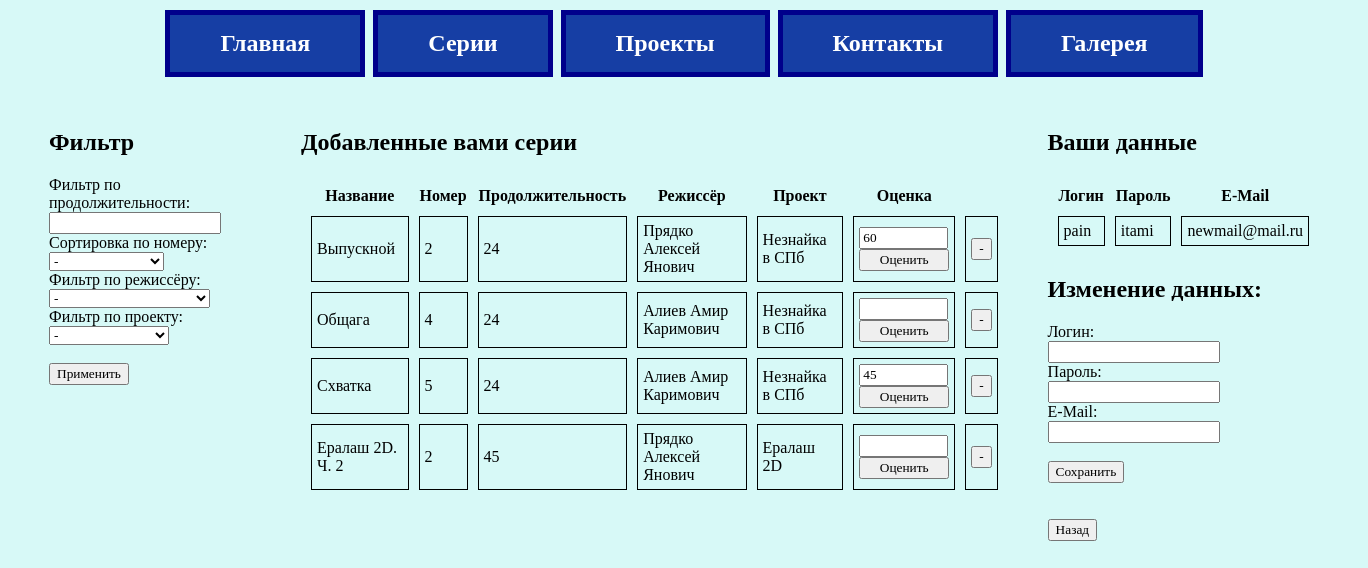
Page /lk.php (signed in) on the committed database.
### tables this page shows
CREATE TABLE `series` (
  `id` int(4) NOT NULL,
  `name` varchar(60) NOT NULL,
  `num` int(3) NOT NULL,
  `duration` int(3) NOT NULL,
  `emp_id` int(4) NOT NULL,
  `project_id` int(4) NOT NULL
);

CREATE TABLE `employees` (
  `id` int(7) NOT NULL,
  `name` varchar(60) NOT NULL,
  `position` varchar(60) NOT NULL,
  `login` varchar(60) NOT NULL,
  `pass` varchar(60) NOT NULL
);

CREATE TABLE `projects` (
  `id` int(4) NOT NULL,
  `name` varchar(60) NOT NULL,
  `genre` varchar(60) NOT NULL,
  `age_limit` varchar(20) NOT NULL,
  `emp_id` int(4) NOT NULL,
  `sponsor_id` int(4) NOT NULL
);

CREATE TABLE `busket` (
  `id` int(6) NOT NULL,
  `id_ser` int(4) NOT NULL,
  `id_user` int(4) NOT NULL,
  `mark` int(3) DEFAULT NULL
);

CREATE TABLE `users` (
  `id` int(7) NOT NULL,
  `email` varchar(60) NOT NULL,
  `login` varchar(60) NOT NULL,
  `pass` varchar(60) NOT NULL
);

### lk.php (the view, shortened to what this page needs)
<!DOCTYPE html>
<html>
<head>
    <link rel="stylesheet" href="style1.css">
    <link rel="stylesheet" href="style2.css">
</head>
<body bgcolor="D7F9F7">
    <div class="page">
        <div class="block0">
            <ul class="nav">
                <li><a class="buttons" href="index.php">Главная</a></li>
                <li><a class="buttons" href="series.php">Серии</font></a></li>
                <li><a class="buttons" href="projects.php">Проекты</font></a></li>
                <li><a class="buttons" href="ref.php">Контакты</font></a></li>
                <li><a class="buttons" href="sponsors.php">Галерея</font></a></li>
            </ul>
        </div>
        <div class="container">
            <div class="block1" <?php session_start(); if ($_SESSION['user'] == "in"){
                } ?>>
                <h2>Фильтр</h2>
                <form method="GET" action="">
                    <label>Фильтр по продолжительности:</label>
                    <input type="text" name="duration" value="<?php echo isset($_GET['duration']) ? $_GET['duration'] : ''; ?>" />
                    <br>
                    <label>Сортировка по номеру:</label>
                    <select name="sort">
                        <option value="no"<?php if(isset($_GET['sort']) && $_GET['sort'] == 'no') { echo ' selected="selected"'; } ?>>-</option>
                    </select>
                    <br>
                    <?php
                    echo '<label>Фильтр по режиссёру:</label><br>';
                    echo '<select name="rez" id="rez" size="1">';
                    echo '<option value = "no">-</option>';
                    echo '</select>';
                    echo '<br>';
                    echo '<label>Фильтр по проекту:</label><br>';
                    echo '<select name="pro" id="pro" size="1">';
                    echo '<option value = "no">-</option>';
                    echo '</select>';
                    echo '<br><br>';
                    ?>
                    <input type="submit" value="Применить" />
                </form>
            </div>
            <div class="block2">
            <h2>Добавленные вами серии</h2>
                    <?php
                include 'db.php';
                $impid= $_SESSION['id_user'];
                $query = "SELECT * FROM series WHERE id IN (SELECT id_ser FROM busket WHERE id_user = $impid)";
                $result = mysqli_query($conn, $query);
                echo '<table>';
                echo '<tr><th>Название</th><th>Номер</th><th>Продолжительность</th><th>Режиссёр</th><th>Проект</th><th>Оценка</th></tr>';
                while ($row = mysqli_fetch_array($result)) {
                    echo '<tr>';
                    echo '<td>' . $row['name'] . '</td>';
                    echo '<td>' . $row['num'] . '</td>';
                    echo '<td>' . $row['duration'] . '</td>';
                    $sql4 = intval($row['emp_id']);
                    $nq = "SELECT name FROM employees WHERE id = $sql4";
                    $itog = mysqli_query($conn, $nq);
                    $row2 = mysqli_fetch_assoc($itog);
                    echo '<td>' .htmlspecialchars($row2['name']). '</td>';
                    $sql5 = intval($row['project_id']);
                    $nq2 = "SELECT name FROM projects WHERE id = $sql5";
                    $itog2 = mysqli_query($conn, $nq2);
                    $row3 = mysqli_fetch_assoc($itog2);
                    echo '<td>' .htmlspecialchars($row3['name']). '</td>';
                    $sqlm = intval($row['id']);
                    $nqm = "SELECT mark FROM busket WHERE id_ser = $sqlm AND id_user = $impid";
                    $itogm = mysqli_query($conn, $nqm);
                    $rowm = mysqli_fetch_assoc($itogm);
                    echo '<td><form method="POST" style="text-align: left;">
                            <input type="text" style="width:90%;" name="rating" value="'.htmlspecialchars($rowm['mark']).'"></input><br>
                            <input type="hidden" name="id_rate" value="' . $sqlm . '"></input>
                            <input style="width:100%;"  type="submit" name="to_rate" value="Оценить"></input>
                        </form></td>';
                    if ($_SESSION['user'] == "in"){
                        echo '<td><form method="POST" action=""><input type="hidden" name="id" value="' . $row['id'] . '"><input type="submit" name="dlt_from_list" value="-"></form></td>';
                    }
                    echo '</tr>';
                }
                echo '</table>';
            ?>
            </div>
            <div class="block3">
                <?php
            include 'db.php';
            $tmp = $_SESSION['the_login'];
            $query = "SELECT * FROM users WHERE login = '$tmp' ";
            $result = mysqli_query($conn, $query);
            echo '<h2>Ваши данные</h2>';
            echo '<table>';
            echo '<tr><th>Логин</th><th>Пароль</th><th>E-Mail</th></tr>';
            while ($row = mysqli_fetch_array($result)) {
                echo '<tr>';
                echo '<td>' . $row['login'] . '</td>';
                echo '<td>' . $row['pass'] . '</td>';
                echo '<td>' . $row['email'] . '</td>';
                echo '</tr>';
            }
            echo '</table>';
            echo '<h2>Изменение данных:</h2>';
            echo '<form method="POST" action="">';
            echo '<label>Логин:</label><br>';
            echo '<input type="text" name="login"><br>';
            echo '<label>Пароль:</label><br>';
            echo '<input type="text" name="pass"><br>';
            echo '<label>E-Mail:</label><br>';
            echo '<input type="text" name="email"><br>';
            echo '<br>';
            echo '<input type="submit" name="save" value="Сохранить"><br>';
            echo '<br><br>';
            echo '<input type="submit" name="back" value="Назад"><br>';
        ?>
        </div>
        </div>
    </div>
</body>
</html>

### style1.css (style rules this page uses)
.nav li { display: inline; }
ul.nav a { margin: 2px; display: inline-block; padding-right: 50px; padding-left: 50px; padding-top: 15px; padding-bottom: 15px; background-color: #163ea4; border: 5px solid #00008B; text-decoration: none; text-align: center; font-weight: 600; font-size: 150%; }

### style2.css (style rules this page uses)
.container { display: flex; margin-top: 30px; }
.block0 { margin: auto; height: 10%; width: 100%; text-align: center; }
.block1 { height: 900px; width: 230px; margin-right: 40px; margin-left: 40px; }
.block2 { height: 100%; width: 100%; font-family: century gothic; margin-left: 40px; }
.block3 { height: 100%; width: 300px; margin-right: 40px; margin-left: 40px; font-family: century gothic; }
.buttons { font-family: century gothic; color: white; padding: 1px; }

### lk.php (style rules this page uses)
table { border-collapse: separate; border-spacing: 10px; font-family: century gothic; }
td { padding: 5px; border: 1px solid #000; font-family: century gothic; }
label { font-family: century gothic; }
select { font-family: century gothic; }
input { font-family: century gothic; }
h2 { font-family: century gothic; }
a { font-family: century gothic; }

### rows in the picture
series: name "Выпускной", num "2", duration "24", emp.name "Прядко Алексей Янович", project.name "Незнайка в СПб", rating "60"
series: name "Общага", num "4", duration "24", emp.name "Алиев Амир Каримович", project.name "Незнайка в СПб"
series: name "Схватка", num "5", duration "24", emp.name "Алиев Амир Каримович", project.name "Незнайка в СПб", rating "45"
series: name "Ералаш 2D. Ч. 2", num "2", duration "45", emp.name "Прядко Алексей Янович", project.name "Ералаш 2D"
users: login "pain", pass "itami", email "newmail@mail.ru"
